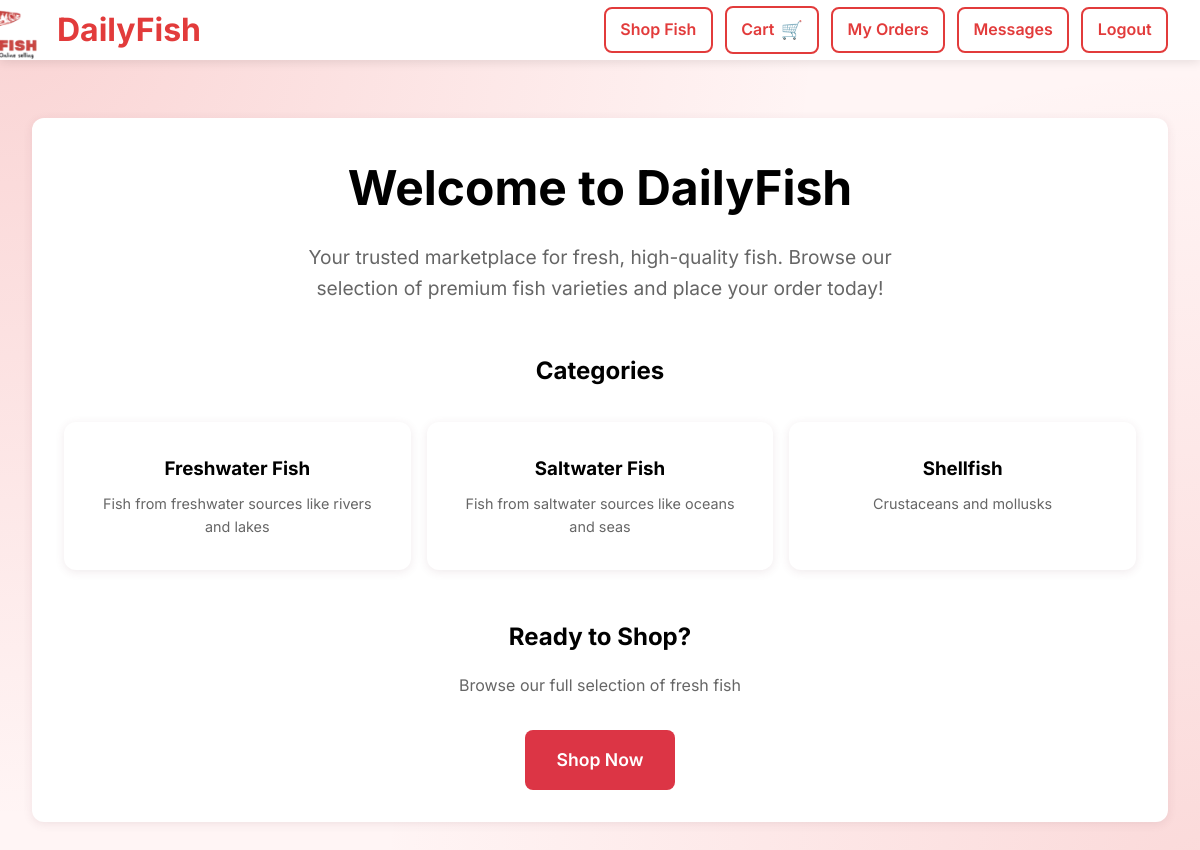
The page /marketplace/ (signed in) on the database its author committed.
### myapp/models.py (models this page shows, shortened)
class FishCategory(models.Model):
    name = models.CharField(max_length=100, unique=True)
    description = models.TextField(blank=True)
    created_at = models.DateTimeField(auto_now_add=True)
    class Meta:
        verbose_name_plural = "Fish Categories"
        ordering = ['name']

### myapp/views.py (the view, shortened to what this page needs)
# urls.py: path('', views.landing_page, name='home'),
@login_required
@cache_control(public=True, max_age=300)  # Cache for 5 minutes
@vary_on_cookie
def home(request):
    cache_key = f'home_page_{request.user.id}'
    cached_response = cache.get(cache_key)
    if request.GET.get('clear_cache'):
        cache.delete(cache_key)
        cached_response = None
    if cached_response is not None and not request.GET.get('refresh'):
        return cached_response
    try:
        with transaction.atomic():
            try:
                featured_fish = (
                    Fish.objects.select_related('category')
                    .filter(is_available=True, stock_kg__gt=0)
                    .exclude(weight_kg__isnull=True)
                    .exclude(total_price__isnull=True)
                    .exclude(date_purchased__isnull=True)
                    .order_by('-created_at')[:6]
                )
            except Exception as e:
                featured_fish = (
                    Fish.objects.select_related('category')
                    .filter(is_available=True, stock_kg__gt=0)
                    .order_by('-created_at')[:6]
                )
            try:
                categories = (
                    FishCategory.objects.annotate(
                        fish_count=Count(
                            'fish',
                            filter=Q(fish__is_available=True) & Q(fish__stock_kg__gt=0),
                            distinct=True,
                        )
                    )
                    .filter(fish_count__gt=0)
                    .order_by('name')[:4]
                )
            except Exception as e:
                categories = FishCategory.objects.all()[:4]
            context = {
                'featured_fish': list(featured_fish),  # Force evaluation of queryset
                'categories': list(categories),  # Force evaluation of queryset
                'current_time': timezone.now(),
            }
            response = render(request, 'home.html', context)
            cache.set(cache_key, response, 300)  # Cache for 5 minutes
            return response
    except DatabaseError as e:
        logger.error(f"Database error in home view: {str(e)}\n{traceback.format_exc()}")
        return render(
            request,
            'error.html',
            {'error': 'A database error occurred. Please try again later.'},
            status=500,
        )

### myapp/context_processors.py (called while the page is built)
def location(request):
    loc = request.session.get('location') or {}
    parts = []
    if loc.get('municipality'):
        parts.append(loc.get('municipality'))
    if loc.get('barangay'):
        parts.append(loc.get('barangay'))
    if loc.get('province'):
        parts.append(loc.get('province'))
    display = ', '.join(parts) if parts else ''
    return {
        'location_display': display
    }

def cart_info(request):
    count = 0
    user = getattr(request, 'user', None)
    if user and user.is_authenticated:
        try:
            cart, _ = Cart.objects.get_or_create(user=user)
            count = cart.get_total_items()
        except Exception:
            count = 0
    return {
        'cart_item_count': count,
    }

### myapp/models.py (called while the page is built)
    def get_total_items(self):
        return sum(item.quantity_kg for item in self.items.all())

### templates/home.html (shortened to what this page needs)
{% load static %}
<!DOCTYPE html>
<html lang="en">
<head>
    <link rel="stylesheet" href="{% static 'css/styles.css' %}">
    <link rel="stylesheet" href="https://cdnjs.cloudflare.com/ajax/libs/font-awesome/6.4.0/css/all.min.css">
</head>
<body>
    <header class="header" style="position: fixed; top: 0; left: 0; right: 0; z-index: 1000;">
        <div class="header-content" style="display: flex; align-items: center; justify-content: space-between; padding: 0.75rem 2rem;">
            <a href="{% url 'fish_list' %}" class="logo">
                <img src="{% static 'image/fish.png' %}" alt="DailyFish Logo">
                <span class="logo-text">DailyFish</span>
            </a>
            <nav class="nav" style="display: flex; align-items: center; gap: 0.75rem;">
                <a href="{% url 'fish_list' %}" style="padding: .5rem .9rem; background: white; color: #e23b3b; border: 2px solid #e23b3b; border-radius: 8px; text-decoration: none; font-weight: 600; transition: all 0.3s ease;">
                    Shop Fish
                </a>
                <a href="{% url 'cart' %}" style="display: flex; align-items: center; gap: .4rem; padding: .5rem .9rem; background: white; color: #e23b3b; border: 2px solid #e23b3b; border-radius: 8px; text-decoration: none; font-weight: 600; transition: all 0.3s ease;">
                    <span>Cart</span>
                    <span style="font-size: 1.1rem;">🛒</span>
                </a>
                <a href="{% url 'order_history' %}" style="padding: .5rem .9rem; background: white; color: #e23b3b; border: 2px solid #e23b3b; border-radius: 8px; text-decoration: none; font-weight: 600; transition: all 0.3s ease;">
                    My Orders
                </a>
                <a href="{% url 'message_center' %}" style="padding: .5rem .9rem; background: white; color: #e23b3b; border: 2px solid #e23b3b; border-radius: 8px; text-decoration: none; font-weight: 600; transition: all 0.3s ease;">
                    Messages
                </a>
                <a href="{% url 'logout' %}" style="padding: .5rem .9rem; background: white; color: #e23b3b; border: 2px solid #e23b3b; border-radius: 8px; text-decoration: none; font-weight: 600; transition: all 0.3s ease;">
                    Logout
                </a>
            </nav>
        </div>
    </header>
    <footer class="mobile-footer">
        <div class="mobile-footer-nav">
            <a href="{% url 'fish_list' %}" class="active">
                <span>Home</span>
            </a>
            <a href="{% url 'cart' %}">
                <span>Cart</span>
                <span class="cart-badge" id="mobile-cart-count">0</span>
            </a>
            <a href="{% url 'order_history' %}">
                <span>Orders</span>
            </a>
            <a href="{% url 'message_center' %}">
                <span>Messages</span>
            </a>
            <a href="{% url 'logout' %}">
                <span>Logout</span>
            </a>
        </div>
    </footer>
    <main class="container" style="margin-top: 60px;">
        <div class="main-content">
            <div style="text-align: center; margin-bottom: 3rem;">
                <h1 style="font-size: 3rem; color: var(--old-mauve); margin-bottom: 1rem;">Welcome to DailyFish</h1>
                <p style="font-size: 1.2rem; color: var(--muted); max-width: 600px; margin: 0 auto;">
                    Your trusted marketplace for fresh, high-quality fish. Browse our selection of premium fish varieties and place your order today!
                </p>
            </div>
            {% if categories %}
            <section style="margin-bottom: 3rem;">
                <h2 style="text-align: center; margin-bottom: 2rem; color: var(--old-mauve);">Categories</h2>
                <div style="display: grid; grid-template-columns: repeat(auto-fit, minmax(200px, 1fr)); gap: 1rem;">
                    {% for category in categories %}
                    <div style="background: var(--white); padding: 2rem; border-radius: 12px; text-align: center; box-shadow: var(--shadow);">
                        <h3 style="color: var(--old-mauve); margin-bottom: 0.5rem;">{{ category.name }}</h3>
                        <p style="color: var(--muted); font-size: 0.9rem;">{{ category.description|truncatewords:10 }}</p>
                    </div>
                    {% endfor %}
                </div>
            </section>
            {% endif %}
            <div style="text-align: center; margin-top: 3rem;">
                <h2 style="color: var(--old-mauve); margin-bottom: 1rem;">Ready to Shop?</h2>
                <p style="color: var(--muted); margin-bottom: 2rem;">Browse our full selection of fresh fish</p>
                <a href="{% url 'fish_list' %}" class="btn btn-primary" style="font-size: 1.1rem; padding: 1rem 2rem;">Shop Now</a>
            </div>
        </div>
    </main>
</body>
</html>

### static/css/styles.css (style rules this page uses)
:root { --old-mauve: #dc3545; --old-mauve-light: #e85a68; --old-mauve-dark: #b02a37; --old-mauve-accent: #f08a96; --white: #ffffff; --light-gray: #f8f9fa; --dark-gray: #333333; --muted: #666; --success: #28a745; --warning: #ffc107; --danger: #dc3545; --shadow: 0 2px 10px rgba(103, 49, 71, 0.1); --shadow-hover: 0 4px 20px rgba(103, 49, 71, 0.2); }
* { box-sizing: border-box; margin: 0; padding: 0; }
body { font-family: 'Inter', system-ui, -apple-system, 'Segoe UI', Roboto, Helvetica, Arial, sans-serif; color: var(--dark-gray); background-color: var(--light-gray); line-height: 1.6; }
.header { background: linear-gradient(135deg, var(--old-mauve) 0%, var(--old-mauve-light) 100%); color: var(--white); padding: 1rem 0; box-shadow: var(--shadow); position: sticky; top: 0; z-index: 1000; }
.header-content { max-width: 1200px; margin: 0 auto; padding: 0 2rem; display: flex; justify-content: space-between; align-items: center; }
.logo { font-size: 2rem; font-weight: 700; text-decoration: none; color: var(--white); }
.nav { display: flex; gap: 2rem; align-items: center; }
.nav a { color: var(--white); text-decoration: none; font-weight: 500; transition: opacity 0.3s ease; }
.container { max-width: 1200px; margin: 0 auto; padding: 2rem; }
.main-content { background: var(--white); border-radius: 12px; padding: 2rem; box-shadow: var(--shadow); margin-bottom: 2rem; }
.btn { display: inline-block; padding: 0.75rem 1.5rem; border-radius: 8px; text-decoration: none; font-weight: 600; transition: all 0.3s ease; border: none; cursor: pointer; font-size: 1rem; }
.btn-primary { background: var(--old-mauve); color: var(--white); }
.text-old-mauve, [style*="color: var(--old-mauve)"] { color: #000000 !important; }

### templates/home.html (style rules this page uses)
body { background: radial-gradient(circle at top left, rgba(226, 59, 59, 0.18), transparent 55%), radial-gradient(circle at bottom right, rgba(226, 59, 59, 0.15), transparent 55%), #fff5f5; font-family: 'Inter', sans-serif; margin: 0; padding: 0; min-height: 100vh; }
.header { background: white; box-shadow: 0 2px 10px rgba(0,0,0,0.1); position: fixed; top: 0; left: 0; right: 0; z-index: 1001; height: 60px; }
.header .header-content { display: flex; align-items: center; justify-content: space-between; padding: 0.75rem 2rem; height: 100%; }
.logo { display: flex; align-items: center; text-decoration: none; color: #e23b3b; transition: all 0.3s ease; position: relative; }
.logo-text { font-size: 2rem; font-weight: 700; padding-left: 25px; }
.logo img { position: absolute; left: -190px; top: 50%; transform: translateY(-50%); width: 280px; height: auto; }
.nav { display: flex; gap: 0.75rem; align-items: center; }
.nav a { background: white; color: #e23b3b; border: 2px solid #e23b3b; border-radius: 8px; padding: 0.5rem 0.9rem; text-decoration: none; font-weight: 600; transition: all 0.3s ease; }

### rows shown on the page
FishCategory: name "Freshwater Fish", description "Fish from freshwater sources like rivers and lakes"
FishCategory: name "Saltwater Fish", description "Fish from saltwater sources like oceans and seas"
FishCategory: name "Shellfish", description "Crustaceans and mollusks"
